Frame 1 (no input): blank canvas, image omitted
Frame 60 (the mouse pressed at the canvas centre just before this capture): blank canvas, image omitted
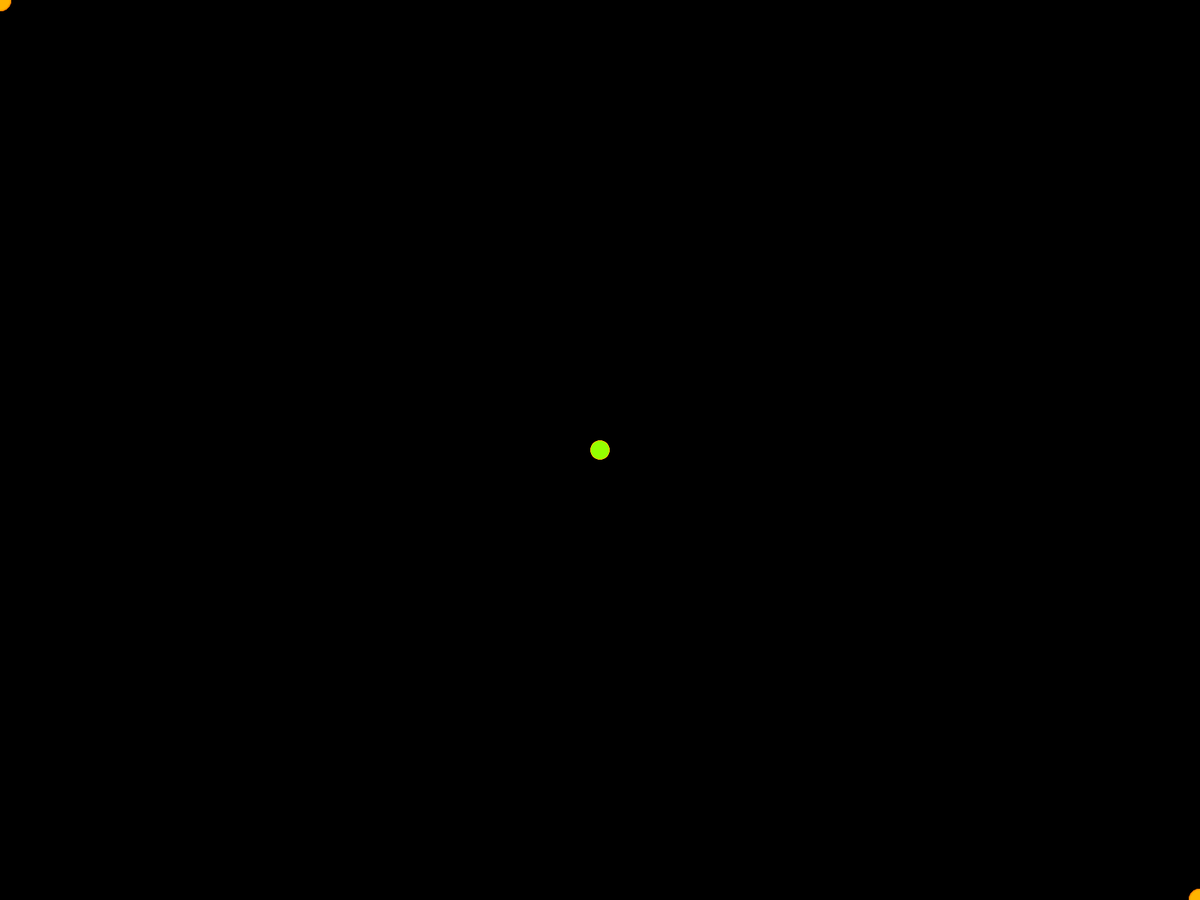
Frame 120 (the mouse held since frame 60 and released just before this capture)

The Processing sketch whose frames 1 and 60 were blank and that drew this single picture after the mouse press (run headless with seeded random() and noise(); from frame 60 on, the mouse is pressed at the canvas centre):

// Processing sketch: AxisDot
// ── AxisDot.pde
float hu = 0;
float size;
float t = 0;

void setup()
{
  fullScreen();
  colorMode(HSB);
  noStroke();
  background(0);
  //frameRate(10);
}

void draw()
{
  t += 0.5;
  hu = (t % 255);
  size = 25  + 5 * sin(t * .1);

  if (!(keyCode == ' '))
  {
    fill(hu, 255, 255);
    ellipse(mouseX, mouseY, size, size);
    ellipse(width - mouseX, height - mouseY, size, size);
  }
}
